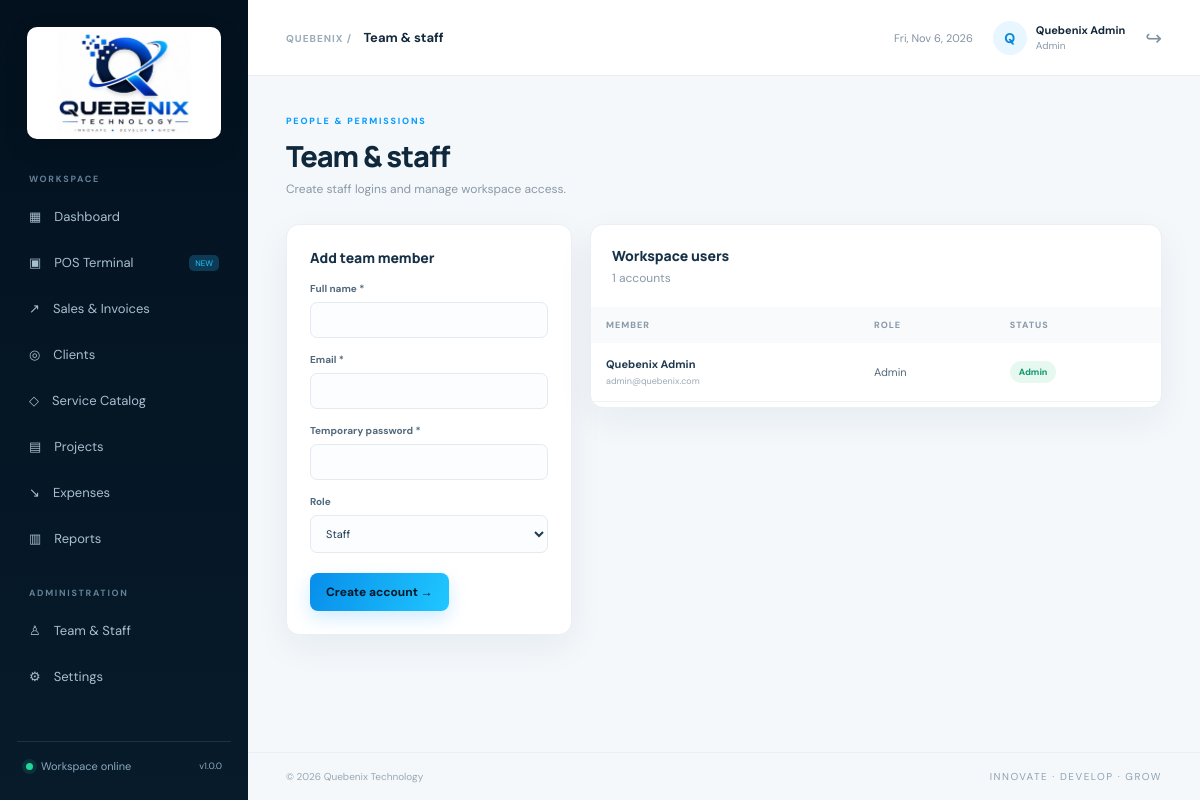
Page /staff (signed in) on the committed database.
### tables this page shows
CREATE TABLE users (id INTEGER PRIMARY KEY AUTOINCREMENT, name VARCHAR(120), email VARCHAR(160) UNIQUE, password VARCHAR(255), role VARCHAR(30) DEFAULT 'Staff', active INTEGER DEFAULT 1, created_at TIMESTAMP DEFAULT CURRENT_TIMESTAMP);

### Quebenix_POS_System/app.py (the view)
@app.route("/staff",methods=["GET","POST"])
@login_required
@admin_required
def staff():
    if request.method=="POST":
        query("INSERT INTO users(name,email,password,role) VALUES(%s,%s,%s,%s)",
          (request.form["name"],request.form["email"],generate_password_hash(request.form["password"]),request.form["role"]),write=True)
        flash("Staff account created.","success"); return redirect(url_for("staff"))
    return render_template("staff.html",staff=query("SELECT id,name,email,role,active,created_at FROM users ORDER BY id DESC"))

### Quebenix_POS_System/app.py (called while the page is built)
def db():
    if app.config["DB_TYPE"] == "mysql":
        import pymysql
        return pymysql.connect(host=app.config["MYSQL_HOST"], user=app.config["MYSQL_USER"],
            password=app.config["MYSQL_PASSWORD"], database=app.config["MYSQL_DATABASE"],
            cursorclass=pymysql.cursors.DictCursor, autocommit=True)
    conn = sqlite3.connect(app.config["SQLITE_PATH"])
    conn.row_factory = sqlite3.Row
    return conn

def execute(cur, sql, params=()):
    if app.config["DB_TYPE"] == "sqlite":
        sql = sql.replace("%s", "?")
    return cur.execute(sql, params)

def query(sql, params=(), one=False, write=False):
    conn = db()
    try:
        cur = conn.cursor()
        execute(cur, sql, params)
        if write:
            if app.config["DB_TYPE"] == "sqlite":
                conn.commit()
            return cur.lastrowid if app.config["DB_TYPE"] == "sqlite" else cur.lastrowid
        rows = cur.fetchall()
        return (dict(rows[0]) if rows else None) if one else [dict(r) for r in rows]
    finally:
        conn.close()

def login_required(f):
    @wraps(f)
    def wrapped(*args, **kwargs):
        if not session.get("user_id"): return redirect(url_for("login"))
        return f(*args, **kwargs)
    return wrapped

def admin_required(f):
    @wraps(f)
    def wrapped(*args, **kwargs):
        if session.get("role") != "Admin":
            flash("Admin permission required.", "error")
            return redirect(url_for("dashboard"))
        return f(*args, **kwargs)
    return wrapped

@app.context_processor
def common():
    s = query("SELECT * FROM settings WHERE id=1", one=True) or {}
    return {"company":s, "current_user":session.get("user_name"), "role":session.get("role"),
            "currency":s.get("currency","PKR")}

### Quebenix_POS_System/templates/staff.html
{% extends 'base.html' %}{% block title %}Team{% endblock %}{% block page %}Team & staff{% endblock %}{% block content %}
<div class="page-heading"><div><span class="eyebrow">PEOPLE & PERMISSIONS</span><h1>Team & staff</h1><p>Create staff logins and manage workspace access.</p></div></div><div class="two-col"><form class="panel form-panel" method="post"><h3>Add team member</h3><label>Full name *</label><input name="name" required><label>Email *</label><input name="email" type="email" required><label>Temporary password *</label><input name="password" type="password" minlength="8" required><label>Role</label><select name="role"><option>Staff</option><option>Manager</option></select><button class="btn primary">Create account →</button></form><div class="panel table-panel"><div class="panel-head"><div><h3>Workspace users</h3><p>{{ staff|length }} accounts</p></div></div><div class="table-wrap"><table><thead><tr><th>MEMBER</th><th>ROLE</th><th>STATUS</th></tr></thead><tbody>{% for u in staff %}<tr><td><b>{{ u.name }}</b><small class="cell-sub">{{ u.email }}</small></td><td>{{ u.role }}</td><td>{% if u.role!='Admin' %}<form method="post" action="{{ url_for('staff_toggle',id=u.id) }}"><button class="status {{ 'paid' if u.active else 'pending' }}">{{ 'Active' if u.active else 'Disabled' }}</button></form>{% else %}<span class="status paid">Admin</span>{% endif %}</td></tr>{% endfor %}</tbody></table></div></div></div>{% endblock %}

### Quebenix_POS_System/templates/base.html (shortened to what this page needs)
<!doctype html><html lang="en"><head><meta charset="utf-8"><meta name="viewport" content="width=device-width,initial-scale=1">
<link rel="stylesheet" href="{{ url_for('static',filename='css/style.css') }}"></head>
<body data-currency="{{ currency }}" data-tax="{{ company.tax_rate or 0 }}"><div class="app-shell">
<aside class="sidebar"><a class="brand" href="{{ url_for('dashboard') }}"><img class="brand-mark-img brand-full-logo" src="{{ url_for('static',filename='img/quebenix-logo.jpg') }}" alt="Quebenix Technology — Innovate, Develop, Grow"></a>
<div class="side-label">WORKSPACE</div><nav>
<a href="{{ url_for('dashboard') }}" class="{{ 'active' if request.endpoint=='dashboard' else '' }}">▦ <span>Dashboard</span></a>
<a href="{{ url_for('pos') }}" class="{{ 'active' if request.endpoint=='pos' else '' }}">▣ <span>POS Terminal</span><em>NEW</em></a>
<a href="{{ url_for('sales') }}">↗ <span>Sales & Invoices</span></a>
<a href="{{ url_for('clients') }}">◎ <span>Clients</span></a>
<a href="{{ url_for('services') }}">◇ <span>Service Catalog</span></a>
<a href="{{ url_for('projects') }}">▤ <span>Projects</span></a>
<a href="{{ url_for('expenses') }}">↘ <span>Expenses</span></a>
<a href="{{ url_for('reports') }}">▥ <span>Reports</span></a>
</nav><div class="side-label admin-label">ADMINISTRATION</div><nav>
{% if role=='Admin' %}<a href="{{ url_for('staff') }}">♙ <span>Team & Staff</span></a><a href="{{ url_for('settings') }}">⚙ <span>Settings</span></a>{% endif %}
</nav><div class="sidebar-bottom"><div class="online-dot"></div><span>Workspace online</span><small>v1.0.0</small></div></aside>
<main class="main"><header class="topbar"><button class="mobile-menu" onclick="document.body.classList.toggle('nav-open')">☰</button><div><span class="crumb">QUEBENIX /</span> <b>{% block page %}Workspace{% endblock %}</b></div><div class="top-actions"><span class="top-date" id="today"></span><div class="user-chip"><span class="avatar">{{ (current_user or 'Q')[0]|upper }}</span><span><b>{{ current_user }}</b><small>{{ role }}</small></span></div><a class="logout" href="{{ url_for('logout') }}">↪</a></div></header>
<section class="content">{% block content %}{% endblock %}</section>
<footer>© {{ 2026 }} Quebenix Technology <span>INNOVATE · DEVELOP · GROW</span></footer></main></div>
<script src="https://cdn.jsdelivr.net/npm/chart.js"></script><script src="{{ url_for('static',filename='js/app.js') }}"></script>{% block scripts %}{% endblock %}</body></html>

### rows in the picture
users: name "Quebenix Admin", role "Admin", email "admin@quebenix.com"

### other values in the picture
{{ (current_user or 'Q')[0]|upper }} "Q"
{{ staff|length }} "1"
{{ 2026 }} "2026"
